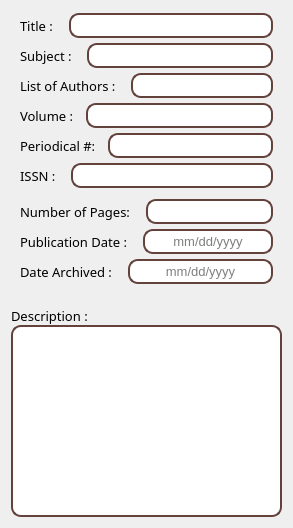
     <widget class="QWidget" name="tab_5">
      <attribute name="title">
       <string>Periodicals</string>
      </attribute>
      <layout class="QVBoxLayout" name="verticalLayout_11">
       <item>
        <widget class="QWidget" name="widget_33" native="true">
         <layout class="QVBoxLayout" name="verticalLayout_10">
          <property name="spacing">
           <number>0</number>
          </property>
          <property name="leftMargin">
           <number>0</number>
          </property>
          <property name="topMargin">
           <number>0</number>
          </property>
          <property name="rightMargin">
           <number>0</number>
          </property>
          <property name="bottomMargin">
           <number>0</number>
          </property>
          <item>
           <widget class="QWidget" name="widget_34" native="true">
            <property name="minimumSize">
             <size>
              <width>0</width>
              <height>30</height>
             </size>
            </property>
            <property name="maximumSize">
             <size>
              <width>16777215</width>
              <height>30</height>
             </size>
            </property>
            <property name="baseSize">
             <size>
              <width>0</width>
              <height>0</height>
             </size>
            </property>
            <layout class="QHBoxLayout" name="horizontalLayout_13">
             <property name="spacing">
              <number>12</number>
             </property>
             <property name="topMargin">
              <number>0</number>
             </property>
             <property name="bottomMargin">
              <number>0</number>
             </property>
             <item>
              <widget class="QLabel" name="label_24">
               <property name="font">
                <font>
                 <family>Segoe UI Semibold</family>
                 <pointsize>10</pointsize>
                </font>
               </property>
               <property name="text">
                <string>Title : </string>
               </property>
              </widget>
             </item>
             <item>
              <widget class="QLineEdit" name="periodicals_title">
               <property name="minimumSize">
                <size>
                 <width>0</width>
                 <height>25</height>
                </size>
               </property>
               <property name="maximumSize">
                <size>
                 <width>16777215</width>
                 <height>25</height>
                </size>
               </property>
               <property name="font">
                <font>
                 <family>Segoe UI</family>
                 <pointsize>10</pointsize>
                 <weight>50</weight>
                 <bold>false</bold>
                </font>
               </property>
               <property name="styleSheet">
                <string notr="true">background-color: rgb(255, 255, 255);
border : 2 solid rgb(99, 66, 60);
border-radius : 10;</string>
               </property>
               <property name="echoMode">
                <enum>QLineEdit::Normal</enum>
               </property>
               <property name="alignment">
                <set>Qt::AlignCenter</set>
               </property>
               <property name="placeholderText">
                <string/>
               </property>
              </widget>
             </item>
            </layout>
           </widget>
          </item>
          <item>
           <widget class="QWidget" name="widget_35" native="true">
            <property name="minimumSize">
             <size>
              <width>0</width>
              <height>30</height>
             </size>
            </property>
            <property name="maximumSize">
             <size>
              <width>16777215</width>
              <height>30</height>
             </size>
            </property>
            <property name="baseSize">
             <size>
              <width>0</width>
              <height>0</height>
             </size>
            </property>
            <layout class="QHBoxLayout" name="horizontalLayout_26">
             <property name="spacing">
              <number>12</number>
             </property>
             <property name="topMargin">
              <number>0</number>
             </property>
             <property name="bottomMargin">
              <number>0</number>
             </property>
             <item>
              <widget class="QLabel" name="label_25">
               <property name="font">
                <font>
                 <family>Segoe UI Semibold</family>
                 <pointsize>10</pointsize>
                </font>
               </property>
               <property name="text">
                <string>Subject : </string>
               </property>
              </widget>
             </item>
             <item>
              <widget class="QLineEdit" name="periodicals_subject">
               <property name="minimumSize">
                <size>
                 <width>0</width>
                 <height>25</height>
                </size>
               </property>
               <property name="maximumSize">
                <size>
                 <width>16777215</width>
                 <height>25</height>
                </size>
               </property>
               <property name="font">
                <font>
                 <family>Segoe UI</family>
                 <pointsize>10</pointsize>
                 <weight>50</weight>
                 <bold>false</bold>
                </font>
               </property>
               <property name="styleSheet">
                <string notr="true">background-color: rgb(255, 255, 255);
border : 2 solid rgb(99, 66, 60);
border-radius : 10;</string>
               </property>
               <property name="echoMode">
                <enum>QLineEdit::Normal</enum>
               </property>
               <property name="alignment">
                <set>Qt::AlignCenter</set>
               </property>
               <property name="placeholderText">
                <string/>
               </property>
              </widget>
             </item>
            </layout>
           </widget>
          </item>
          <item>
           <widget class="QWidget" name="widget_37" native="true">
            <property name="minimumSize">
             <size>
              <width>0</width>
              <height>30</height>
             </size>
            </property>
            <property name="maximumSize">
             <size>
              <width>16777215</width>
              <height>30</height>
             </size>
            </property>
            <property name="baseSize">
             <size>
              <width>0</width>
              <height>0</height>
             </size>
            </property>
            <layout class="QHBoxLayout" name="horizontalLayout_28">
             <property name="spacing">
              <number>12</number>
             </property>
             <property name="topMargin">
              <number>0</number>
             </property>
             <property name="bottomMargin">
              <number>0</number>
             </property>
             <item>
              <widget class="QLabel" name="label_27">
               <property name="font">
                <font>
                 <family>Segoe UI Semibold</family>
                 <pointsize>10</pointsize>
                </font>
               </property>
               <property name="text">
                <string>List of Authors : </string>
               </property>
              </widget>
             </item>
             <item>
              <widget class="QLineEdit" name="periodicals_author_list">
               <property name="minimumSize">
                <size>
                 <width>0</width>
                 <height>25</height>
                </size>
               </property>
               <property name="maximumSize">
                <size>
                 <width>16777215</width>
                 <height>25</height>
                </size>
               </property>
               <property name="font">
                <font>
                 <family>Segoe UI</family>
                 <pointsize>10</pointsize>
                 <weight>50</weight>
                 <bold>false</bold>
                </font>
               </property>
               <property name="styleSheet">
                <string notr="true">background-color: rgb(255, 255, 255);
border : 2 solid rgb(99, 66, 60);
border-radius : 10;</string>
               </property>
               <property name="echoMode">
                <enum>QLineEdit::Normal</enum>
               </property>
               <property name="alignment">
                <set>Qt::AlignCenter</set>
               </property>
               <property name="placeholderText">
                <string/>
               </property>
              </widget>
             </item>
            </layout>
           </widget>
          </item>
          <item>
           <widget class="QWidget" name="widget_38" native="true">
            <property name="minimumSize">
             <size>
              <width>0</width>
              <height>30</height>
             </size>
            </property>
            <property name="maximumSize">
             <size>
              <width>16777215</width>
              <height>30</height>
             </size>
            </property>
            <property name="baseSize">
             <size>
              <width>0</width>
              <height>0</height>
             </size>
            </property>
            <layout class="QHBoxLayout" name="horizontalLayout_29">
             <property name="spacing">
              <number>12</number>
             </property>
             <property name="topMargin">
              <number>0</number>
             </property>
             <property name="bottomMargin">
              <number>0</number>
             </property>
             <item>
              <widget class="QLabel" name="label_28">
               <property name="font">
                <font>
                 <family>Segoe UI Semibold</family>
                 <pointsize>10</pointsize>
                </font>
               </property>
               <property name="text">
                <string>Volume :</string>
               </property>
              </widget>
             </item>
             <item>
              <widget class="QLineEdit" name="periodicals_volume">
               <property name="minimumSize">
                <size>
                 <width>0</width>
                 <height>25</height>
                </size>
               </property>
               <property name="maximumSize">
                <size>
                 <width>16777215</width>
                 <height>25</height>
                </size>
               </property>
               <property name="font">
                <font>
                 <family>Segoe UI</family>
                 <pointsize>10</pointsize>
                 <weight>50</weight>
                 <bold>false</bold>
                </font>
               </property>
               <property name="styleSheet">
                <string notr="true">background-color: rgb(255, 255, 255);
border : 2 solid rgb(99, 66, 60);
border-radius : 10;</string>
               </property>
               <property name="echoMode">
                <enum>QLineEdit::Normal</enum>
               </property>
               <property name="alignment">
                <set>Qt::AlignCenter</set>
               </property>
               <property name="placeholderText">
                <string/>
               </property>
              </widget>
             </item>
            </layout>
           </widget>
          </item>
          <item>
           <widget class="QWidget" name="widget_39" native="true">
            <property name="minimumSize">
             <size>
              <width>0</width>
              <height>30</height>
             </size>
            </property>
            <property name="maximumSize">
             <size>
              <width>16777215</width>
              <height>30</height>
             </size>
            </property>
            <property name="baseSize">
             <size>
              <width>0</width>
              <height>0</height>
             </size>
            </property>
            <layout class="QHBoxLayout" name="horizontalLayout_30">
             <property name="spacing">
              <number>12</number>
             </property>
             <property name="topMargin">
              <number>0</number>
             </property>
             <property name="bottomMargin">
              <number>0</number>
             </property>
             <item>
              <widget class="QLabel" name="label_49">
               <property name="font">
                <font>
                 <family>Segoe UI Semibold</family>
                 <pointsize>10</pointsize>
                </font>
               </property>
               <property name="text">
                <string>Periodical #:</string>
               </property>
              </widget>
             </item>
             <item>
              <widget class="QLineEdit" name="periodicals_num">
               <property name="minimumSize">
                <size>
                 <width>0</width>
                 <height>25</height>
                </size>
               </property>
               <property name="maximumSize">
                <size>
                 <width>16777215</width>
                 <height>25</height>
                </size>
               </property>
               <property name="font">
                <font>
                 <family>Segoe UI</family>
                 <pointsize>10</pointsize>
                 <weight>50</weight>
                 <bold>false</bold>
                </font>
               </property>
               <property name="styleSheet">
                <string notr="true">background-color: rgb(255, 255, 255);
border : 2 solid rgb(99, 66, 60);
border-radius : 10;</string>
               </property>
               <property name="echoMode">
                <enum>QLineEdit::Normal</enum>
               </property>
               <property name="alignment">
                <set>Qt::AlignCenter</set>
               </property>
               <property name="placeholderText">
                <string/>
               </property>
              </widget>
             </item>
            </layout>
           </widget>
          </item>
          <item>
           <widget class="QWidget" name="widget_40" native="true">
            <property name="minimumSize">
             <size>
              <width>0</width>
              <height>30</height>
             </size>
            </property>
            <property name="maximumSize">
             <size>
              <width>16777215</width>
              <height>30</height>
             </size>
            </property>
            <property name="baseSize">
             <size>
              <width>0</width>
              <height>0</height>
             </size>
            </property>
            <layout class="QHBoxLayout" name="horizontalLayout_31">
             <property name="spacing">
              <number>12</number>
             </property>
             <property name="topMargin">
              <number>0</number>
             </property>
             <property name="bottomMargin">
              <number>0</number>
             </property>
             <item>
              <widget class="QLabel" name="label_50">
               <property name="font">
                <font>
                 <family>Segoe UI Semibold</family>
                 <pointsize>10</pointsize>
                </font>
               </property>
               <property name="text">
                <string>ISSN : </string>
               </property>
              </widget>
             </item>
             <item>
              <widget class="QLineEdit" name="periodicals_issn">
               <property name="minimumSize">
                <size>
                 <width>0</width>
                 <height>25</height>
                </size>
               </property>
               <property name="maximumSize">
                <size>
                 <width>16777215</width>
                 <height>25</height>
                </size>
               </property>
               <property name="font">
                <font>
                 <family>Segoe UI</family>
                 <pointsize>10</pointsize>
                 <weight>50</weight>
                 <bold>false</bold>
                </font>
               </property>
               <property name="styleSheet">
                <string notr="true">background-color: rgb(255, 255, 255);
border : 2 solid rgb(99, 66, 60);
border-radius : 10;</string>
               </property>
               <property name="echoMode">
                <enum>QLineEdit::Normal</enum>
               </property>
               <property name="alignment">
                <set>Qt::AlignCenter</set>
               </property>
               <property name="placeholderText">
                <string/>
               </property>
              </widget>
             </item>
            </layout>
           </widget>
          </item>
         </layout>
        </widget>
       </item>
       <item>
        <widget class="QWidget" name="widget_22" native="true">
         <layout class="QVBoxLayout" name="verticalLayout_9">
          <property name="spacing">
           <number>0</number>
          </property>
          <property name="leftMargin">
           <number>0</number>
          </property>
          <property name="topMargin">
           <number>0</number>
          </property>
          <property name="rightMargin">
           <number>0</number>
          </property>
          <property name="bottomMargin">
           <number>0</number>
          </property>
          <item>
           <widget class="QWidget" name="widget_23" native="true">
            <property name="minimumSize">
             <size>
              <width>0</width>
              <height>30</height>
             </size>
            </property>
            <property name="maximumSize">
             <size>
              <width>16777215</width>
              <height>30</height>
             </size>
            </property>
            <property name="baseSize">
             <size>
              <width>0</width>
              <height>0</height>
             </size>
            </property>
            <layout class="QHBoxLayout" name="horizontalLayout_21">
             <property name="spacing">
              <number>12</number>
             </property>
             <property name="topMargin">
              <number>0</number>
             </property>
             <property name="bottomMargin">
              <number>0</number>
             </property>
             <item>
              <widget class="QLabel" name="label_59">
               <property name="font">
                <font>
                 <family>Segoe UI Semibold</family>
                 <pointsize>10</pointsize>
                </font>
               </property>
               <property name="text">
                <string>Number of Pages: </string>
               </property>
              </widget>
             </item>
             <item>
              <widget class="QLineEdit" name="periodicals_number_of_pages">
               <property name="minimumSize">
                <size>
                 <width>0</width>
                 <height>25</height>
                </size>
               </property>
               <property name="maximumSize">
                <size>
                 <width>16777215</width>
                 <height>25</height>
                </size>
               </property>
               <property name="font">
                <font>
                 <family>Segoe UI</family>
                 <pointsize>10</pointsize>
                 <weight>50</weight>
                 <bold>false</bold>
                </font>
               </property>
               <property name="styleSheet">
                <string notr="true">background-color: rgb(255, 255, 255);
border : 2 solid rgb(99, 66, 60);
border-radius : 10;</string>
               </property>
               <property name="echoMode">
                <enum>QLineEdit::Normal</enum>
               </property>
               <property name="alignment">
                <set>Qt::AlignCenter</set>
               </property>
               <property name="placeholderText">
                <string/>
               </property>
              </widget>
             </item>
            </layout>
           </widget>
          </item>
          <item>
           <widget class="QWidget" name="widget_28" native="true">
            <property name="minimumSize">
             <size>
              <width>0</width>
              <height>30</height>
             </size>
            </property>
            <property name="maximumSize">
             <size>
              <width>16777215</width>
              <height>30</height>
             </size>
            </property>
            <property name="baseSize">
             <size>
              <width>0</width>
              <height>0</height>
             </size>
            </property>
            <layout class="QHBoxLayout" name="horizontalLayout_22">
             <property name="spacing">
              <number>12</number>
             </property>
             <property name="topMargin">
              <number>0</number>
             </property>
             <property name="bottomMargin">
              <number>0</number>
             </property>
             <item>
              <widget class="QLabel" name="label_60">
               <property name="font">
                <font>
                 <family>Segoe UI Semibold</family>
                 <pointsize>10</pointsize>
                </font>
               </property>
               <property name="text">
                <string>Publication Date : </string>
               </property>
              </widget>
             </item>
             <item>
              <widget class="QLineEdit" name="periodicals_pubdate">
               <property name="minimumSize">
                <size>
                 <width>0</width>
                 <height>25</height>
                </size>
               </property>
               <property name="maximumSize">
                <size>
                 <width>16777215</width>
                 <height>25</height>
                </size>
               </property>
               <property name="font">
                <font>
                 <family>Segoe UI</family>
                 <pointsize>10</pointsize>
                 <weight>50</weight>
                 <bold>false</bold>
                </font>
               </property>
               <property name="styleSheet">
                <string notr="true">background-color: rgb(255, 255, 255);
border : 2 solid rgb(99, 66, 60);
border-radius : 10;</string>
               </property>
               <property name="echoMode">
                <enum>QLineEdit::Normal</enum>
               </property>
               <property name="alignment">
                <set>Qt::AlignCenter</set>
               </property>
               <property name="placeholderText">
                <string>mm/dd/yyyy</string>
               </property>
              </widget>
             </item>
            </layout>
           </widget>
          </item>
          <item>
           <widget class="QWidget" name="widget_31" native="true">
            <property name="minimumSize">
             <size>
              <width>0</width>
              <height>30</height>
             </size>
            </property>
            <property name="maximumSize">
             <size>
              <width>16777215</width>
              <height>30</height>
             </size>
            </property>
            <property name="baseSize">
             <size>
              <width>0</width>
              <height>0</height>
             </size>
            </property>
            <layout class="QHBoxLayout" name="horizontalLayout_25">
             <property name="spacing">
              <number>12</number>
             </property>
             <property name="topMargin">
              <number>0</number>
             </property>
             <property name="bottomMargin">
              <number>0</number>
             </property>
             <item>
              <widget class="QLabel" name="label_62">
               <property name="font">
                <font>
                 <family>Segoe UI Semibold</family>
                 <pointsize>10</pointsize>
                </font>
               </property>
               <property name="text">
                <string>Date Archived : </string>
               </property>
              </widget>
             </item>
             <item>
              <widget class="QLineEdit" name="periodicals_date_archived">
               <property name="minimumSize">
                <size>
                 <width>0</width>
                 <height>25</height>
                </size>
               </property>
               <property name="maximumSize">
                <size>
                 <width>16777215</width>
                 <height>25</height>
                </size>
               </property>
               <property name="font">
                <font>
                 <family>Segoe UI</family>
                 <pointsize>10</pointsize>
                 <weight>50</weight>
                 <bold>false</bold>
                </font>
               </property>
               <property name="styleSheet">
                <string notr="true">background-color: rgb(255, 255, 255);
border : 2 solid rgb(99, 66, 60);
border-radius : 10;</string>
               </property>
               <property name="echoMode">
                <enum>QLineEdit::Normal</enum>
               </property>
               <property name="alignment">
                <set>Qt::AlignCenter</set>
               </property>
               <property name="placeholderText">
                <string>mm/dd/yyyy</string>
               </property>
              </widget>
             </item>
            </layout>
           </widget>
          </item>
          <item>
           <widget class="QWidget" name="widget_32" native="true">
            <property name="minimumSize">
             <size>
              <width>0</width>
              <height>20</height>
             </size>
            </property>
           </widget>
          </item>
          <item>
           <widget class="QLabel" name="label_21">
            <property name="font">
             <font>
              <family>Segoe UI Semibold</family>
              <pointsize>10</pointsize>
             </font>
            </property>
            <property name="text">
             <string>Description : </string>
            </property>
           </widget>
          </item>
          <item>
           <widget class="QPlainTextEdit" name="periodicals_description">
            <property name="styleSheet">
             <string notr="true">background-color: rgb(255, 255, 255);
font: 25 10pt &quot;Segoe UI Light&quot;;
border : 2 solid rgb(99, 66, 60);
border-radius : 10;</string>
            </property>
           </widget>
          </item>
         </layout>
        </widget>
       </item>
      </layout>
     </widget>
